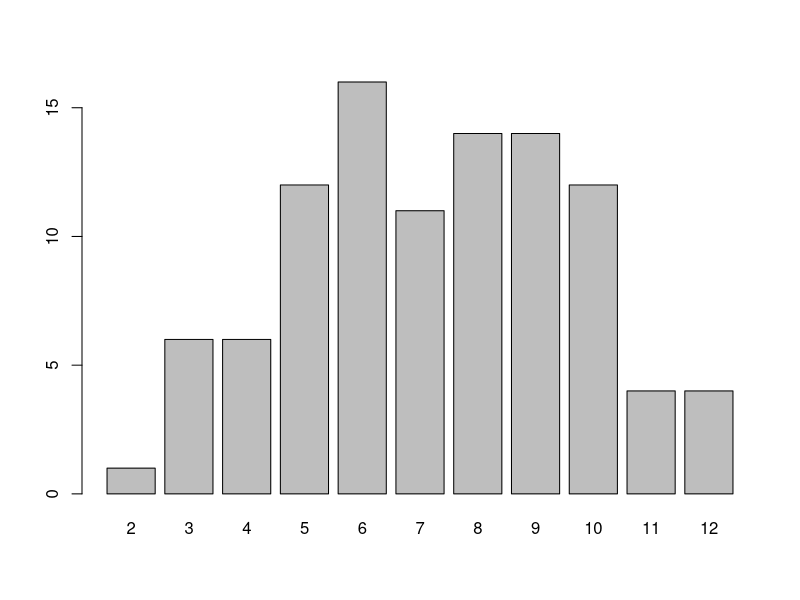

Write the R code that produced this figure.
# sum of two dice
roll <- 100
dice <- ceiling(runif(roll) * 6) + ceiling(runif(roll) * 6)
a <- table(dice)
barplot(a)

a
a[1]
